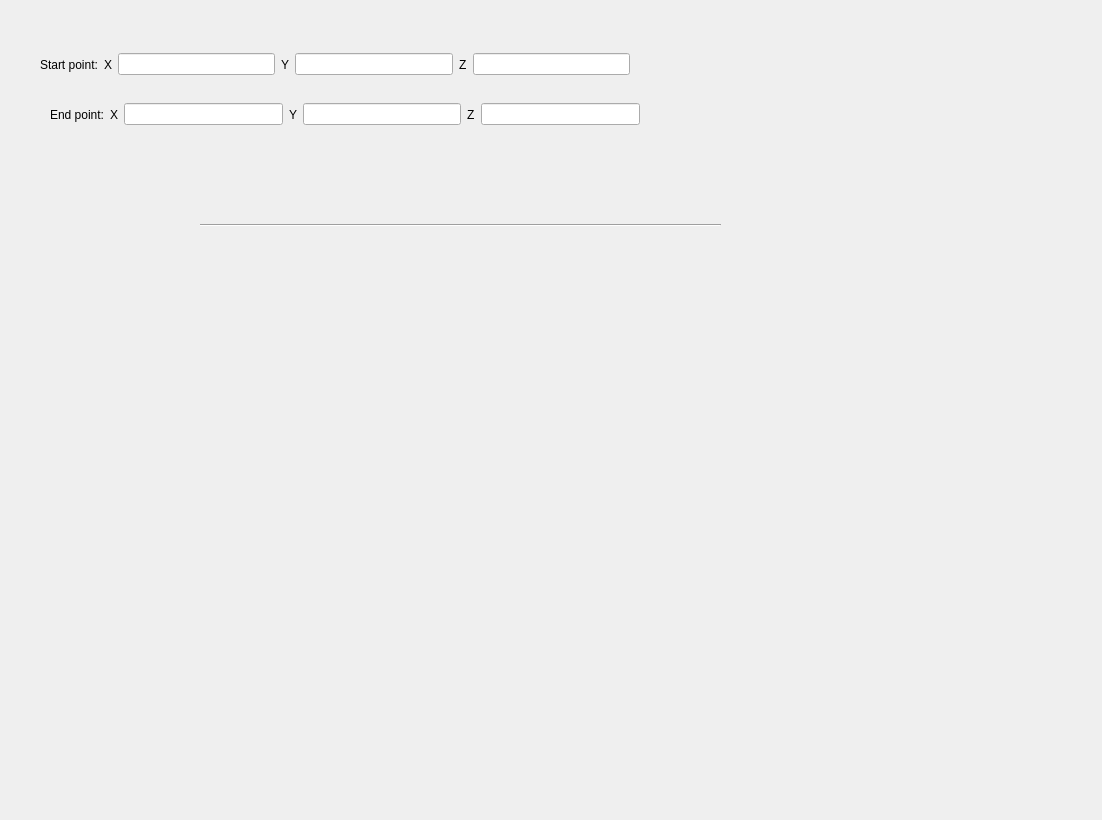
<?xml version="1.0" encoding="UTF-8"?>
<ui version="4.0">
 <class>SVMeasurementDataView</class>
 <widget class="QWidget" name="SVMeasurementDataView">
  <property name="geometry">
   <rect>
    <x>0</x>
    <y>0</y>
    <width>1102</width>
    <height>820</height>
   </rect>
  </property>
  <property name="windowTitle">
   <string>Form</string>
  </property>
  <widget class="QWidget" name="layoutWidget">
   <property name="geometry">
    <rect>
     <x>50</x>
     <y>100</y>
     <width>590</width>
     <height>29</height>
    </rect>
   </property>
   <layout class="QHBoxLayout" name="horizontalLayout_2">
    <item>
     <widget class="QLabel" name="labelStartPoint_2">
      <property name="text">
       <string>End point:</string>
      </property>
     </widget>
    </item>
    <item>
     <widget class="QLabel" name="labelStartX_2">
      <property name="text">
       <string>X</string>
      </property>
     </widget>
    </item>
    <item>
     <widget class="QLineEdit" name="lineEditEndX"/>
    </item>
    <item>
     <widget class="QLabel" name="labelStartY_2">
      <property name="text">
       <string>Y</string>
      </property>
     </widget>
    </item>
    <item>
     <widget class="QLineEdit" name="lineEditEndY"/>
    </item>
    <item>
     <widget class="QLabel" name="labelStartZ_2">
      <property name="text">
       <string>Z</string>
      </property>
     </widget>
    </item>
    <item>
     <widget class="QLineEdit" name="lineEditEndZ"/>
    </item>
   </layout>
  </widget>
  <widget class="Line" name="line">
   <property name="geometry">
    <rect>
     <x>200</x>
     <y>200</y>
     <width>521</width>
     <height>51</height>
    </rect>
   </property>
   <property name="orientation">
    <enum>Qt::Horizontal</enum>
   </property>
  </widget>
  <widget class="QWidget" name="">
   <property name="geometry">
    <rect>
     <x>40</x>
     <y>50</y>
     <width>590</width>
     <height>29</height>
    </rect>
   </property>
   <layout class="QHBoxLayout" name="horizontalLayout">
    <item>
     <widget class="QLabel" name="labelStartPoint">
      <property name="text">
       <string>Start point:</string>
      </property>
     </widget>
    </item>
    <item>
     <widget class="QLabel" name="labelStartX">
      <property name="text">
       <string>X</string>
      </property>
     </widget>
    </item>
    <item>
     <widget class="QLineEdit" name="lineEditStartX"/>
    </item>
    <item>
     <widget class="QLabel" name="labelStartY">
      <property name="text">
       <string>Y</string>
      </property>
     </widget>
    </item>
    <item>
     <widget class="QLineEdit" name="lineEditStartY"/>
    </item>
    <item>
     <widget class="QLabel" name="labelStartZ">
      <property name="text">
       <string>Z</string>
      </property>
     </widget>
    </item>
    <item>
     <widget class="QLineEdit" name="lineEditStartZ"/>
    </item>
   </layout>
  </widget>
 </widget>
 <resources/>
 <connections/>
</ui>
